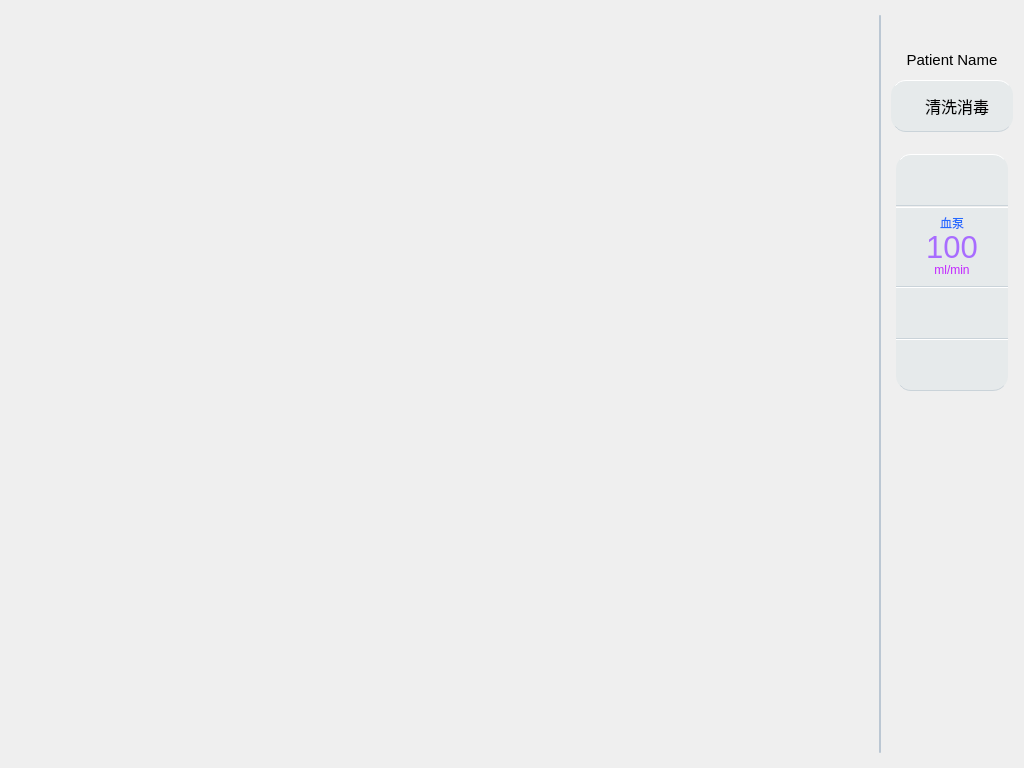
<?xml version="1.0" encoding="UTF-8"?>
<ui version="4.0">
 <class>MainInterface</class>
 <widget class="QWidget" name="MainInterface">
  <property name="geometry">
   <rect>
    <x>0</x>
    <y>0</y>
    <width>1024</width>
    <height>768</height>
   </rect>
  </property>
  <property name="windowTitle">
   <string>Form</string>
  </property>
  <widget class="QWidget" name="widget_background" native="true">
   <property name="geometry">
    <rect>
     <x>0</x>
     <y>0</y>
     <width>1024</width>
     <height>768</height>
    </rect>
   </property>
   <widget class="QWidget" name="center_widget" native="true">
    <property name="geometry">
     <rect>
      <x>0</x>
      <y>0</y>
      <width>880</width>
      <height>540</height>
     </rect>
    </property>
   </widget>
   <widget class="QWidget" name="right_widget" native="true">
    <property name="geometry">
     <rect>
      <x>880</x>
      <y>0</y>
      <width>144</width>
      <height>768</height>
     </rect>
    </property>
    <property name="styleSheet">
     <string notr="true">background-color: transparent;
border:none;</string>
    </property>
    <widget class="QWidget" name="guide_widget" native="true">
     <property name="geometry">
      <rect>
       <x>0</x>
       <y>0</y>
       <width>144</width>
       <height>144</height>
      </rect>
     </property>
     <widget class="QLabel" name="patient">
      <property name="geometry">
       <rect>
        <x>57</x>
        <y>15</y>
        <width>30</width>
        <height>30</height>
       </rect>
      </property>
      <property name="styleSheet">
       <string notr="true">border-image:url(:/interface/resource/maininterface/user.png);</string>
      </property>
      <property name="text">
       <string/>
      </property>
     </widget>
     <widget class="QLabel" name="patientName">
      <property name="geometry">
       <rect>
        <x>11</x>
        <y>50</y>
        <width>122</width>
        <height>20</height>
       </rect>
      </property>
      <property name="font">
       <font>
        <pointsize>11</pointsize>
       </font>
      </property>
      <property name="text">
       <string>Patient Name</string>
      </property>
      <property name="alignment">
       <set>Qt::AlignCenter</set>
      </property>
     </widget>
     <widget class="PushButtonBase" name="runProcess">
      <property name="enabled">
       <bool>true</bool>
      </property>
      <property name="geometry">
       <rect>
        <x>11</x>
        <y>80</y>
        <width>122</width>
        <height>52</height>
       </rect>
      </property>
      <property name="font">
       <font>
        <pointsize>12</pointsize>
       </font>
      </property>
      <property name="styleSheet">
       <string notr="true">QPushButton
{
	background-image: url(:/interface/resource/maininterface/back.png);
	background-repeat: no-repeat;
	background-origin: content;
	background-position: left;
	border-radius: 15;
	background-color: #E6EAEB;
	border-top: 1px solid #FFFFFF;
	border-bottom: 1px solid #CAD3D9;
	padding-left: 10;
}
QPushButton:checked,
QPushButton:pressed
{
	background-color: #BFFFBF;
}
QPushButton:disabled
{
	background-color: #F0F0F0;
	border:none;
}</string>
      </property>
      <property name="text">
       <string>清洗消毒</string>
      </property>
      <property name="checkable">
       <bool>false</bool>
      </property>
     </widget>
    </widget>
    <widget class="QWidget" name="widget" native="true">
     <property name="geometry">
      <rect>
       <x>0</x>
       <y>144</y>
       <width>144</width>
       <height>257</height>
      </rect>
     </property>
     <widget class="PushButtonBase" name="bp_add">
      <property name="enabled">
       <bool>true</bool>
      </property>
      <property name="geometry">
       <rect>
        <x>16</x>
        <y>10</y>
        <width>112</width>
        <height>52</height>
       </rect>
      </property>
      <property name="font">
       <font>
        <pointsize>12</pointsize>
       </font>
      </property>
      <property name="styleSheet">
       <string notr="true">QPushButton
{
	background-image: url(:/interface/resource/maininterface/add.png);
	background-repeat: no-repeat;
	background-position: center;
	border-top-left-radius: 15;
	border-top-right-radius: 15;
	background-color: #E6EAEB;
	border-top: 1px solid #FFFFFF;
	border-bottom: 1px solid #CAD3D9;
}
QPushButton:checked,
QPushButton:pressed
{
	background-color: #BFFFBF;
}
QPushButton:disabled
{
	background-color: #F0F0F0;
	border:none;
}</string>
      </property>
      <property name="text">
       <string/>
      </property>
      <property name="checkable">
       <bool>false</bool>
      </property>
     </widget>
     <widget class="PushButtonBase" name="bp_value">
      <property name="enabled">
       <bool>true</bool>
      </property>
      <property name="geometry">
       <rect>
        <x>16</x>
        <y>63</y>
        <width>112</width>
        <height>80</height>
       </rect>
      </property>
      <property name="font">
       <font>
        <pointsize>23</pointsize>
       </font>
      </property>
      <property name="styleSheet">
       <string notr="true">QPushButton
{
	color: #A86CFF;
}
QPushButton:checked,
QPushButton:pressed
{
	border-top: 1px solid #FFFFFF;
	border-bottom: 1px solid #CAD3D9;
	background-color: #BFFFBF;
}
QPushButton:disabled
{
	background-color: #F0F0F0;
	border:none;
}</string>
      </property>
      <property name="text">
       <string>100</string>
      </property>
      <property name="checkable">
       <bool>false</bool>
      </property>
     </widget>
     <widget class="QLabel" name="bp_name">
      <property name="geometry">
       <rect>
        <x>16</x>
        <y>63</y>
        <width>112</width>
        <height>40</height>
       </rect>
      </property>
      <property name="styleSheet">
       <string notr="true">color: #2469FF;
padding-top: 3;
background-color: #E6EAEB;
border-top: 1px solid #FFFFFF;</string>
      </property>
      <property name="text">
       <string>血泵</string>
      </property>
      <property name="alignment">
       <set>Qt::AlignHCenter|Qt::AlignTop</set>
      </property>
     </widget>
     <widget class="QLabel" name="bp_unit">
      <property name="geometry">
       <rect>
        <x>16</x>
        <y>103</y>
        <width>112</width>
        <height>40</height>
       </rect>
      </property>
      <property name="styleSheet">
       <string notr="true">color: #C125FF;
padding-top: 13;
background-color: #E6EAEB;
border-bottom: 1px solid #CAD3D9;</string>
      </property>
      <property name="text">
       <string>ml/min</string>
      </property>
      <property name="alignment">
       <set>Qt::AlignHCenter|Qt::AlignTop</set>
      </property>
     </widget>
     <widget class="PushButtonBase" name="bp_minus">
      <property name="enabled">
       <bool>true</bool>
      </property>
      <property name="geometry">
       <rect>
        <x>16</x>
        <y>143</y>
        <width>112</width>
        <height>52</height>
       </rect>
      </property>
      <property name="font">
       <font>
        <pointsize>12</pointsize>
       </font>
      </property>
      <property name="styleSheet">
       <string notr="true">QPushButton
{
	background-image: url(:/interface/resource/maininterface/minus.png);
	background-repeat: no-repeat;
	background-position: center;
	background-color: #E6EAEB;
	border-top: 1px solid #FFFFFF;
	border-bottom: 1px solid #CAD3D9;
}
QPushButton:checked,
QPushButton:pressed
{
	background-color: #BFFFBF;
}
QPushButton:disabled
{
	background-color: #F0F0F0;
	border:none;
}</string>
      </property>
      <property name="text">
       <string/>
      </property>
      <property name="checkable">
       <bool>false</bool>
      </property>
     </widget>
     <widget class="PushButtonBase" name="bp_switch">
      <property name="enabled">
       <bool>true</bool>
      </property>
      <property name="geometry">
       <rect>
        <x>16</x>
        <y>195</y>
        <width>112</width>
        <height>52</height>
       </rect>
      </property>
      <property name="font">
       <font>
        <pointsize>12</pointsize>
       </font>
      </property>
      <property name="styleSheet">
       <string notr="true">QPushButton
{
	background-image: url(:/interface/resource/maininterface/gear.png);
	background-repeat: no-repeat;
	background-position: center;
	border-bottom-left-radius: 15;
	border-bottom-right-radius: 15;
	background-color: #E6EAEB;
	border-top: 1px solid #FFFFFF;
	border-bottom: 1px solid #CAD3D9;
}
QPushButton:checked,
QPushButton:pressed
{
	background-image: url(:/interface/resource/maininterface/ongear.png);
}
QPushButton:disabled
{
	background-color: #F0F0F0;
	border:none;
}</string>
      </property>
      <property name="text">
       <string/>
      </property>
      <property name="checkable">
       <bool>false</bool>
      </property>
     </widget>
     <zorder>bp_name</zorder>
     <zorder>bp_unit</zorder>
     <zorder>bp_add</zorder>
     <zorder>bp_value</zorder>
     <zorder>bp_minus</zorder>
     <zorder>bp_switch</zorder>
    </widget>
   </widget>
   <widget class="QWidget" name="function_widget" native="true">
    <property name="geometry">
     <rect>
      <x>0</x>
      <y>540</y>
      <width>880</width>
      <height>228</height>
     </rect>
    </property>
   </widget>
   <widget class="Line" name="line">
    <property name="geometry">
     <rect>
      <x>879</x>
      <y>15</y>
      <width>2</width>
      <height>738</height>
     </rect>
    </property>
    <property name="styleSheet">
     <string notr="true">background-color: rgb(187, 199, 211);
border-radius:1;
</string>
    </property>
    <property name="orientation">
     <enum>Qt::Vertical</enum>
    </property>
   </widget>
  </widget>
 </widget>
 <customwidgets>
  <customwidget>
   <class>PushButtonBase</class>
   <extends>QPushButton</extends>
   <header location="global">interface/tool/pushbutton/pushbuttonbase.h</header>
  </customwidget>
 </customwidgets>
 <resources/>
 <connections/>
</ui>
